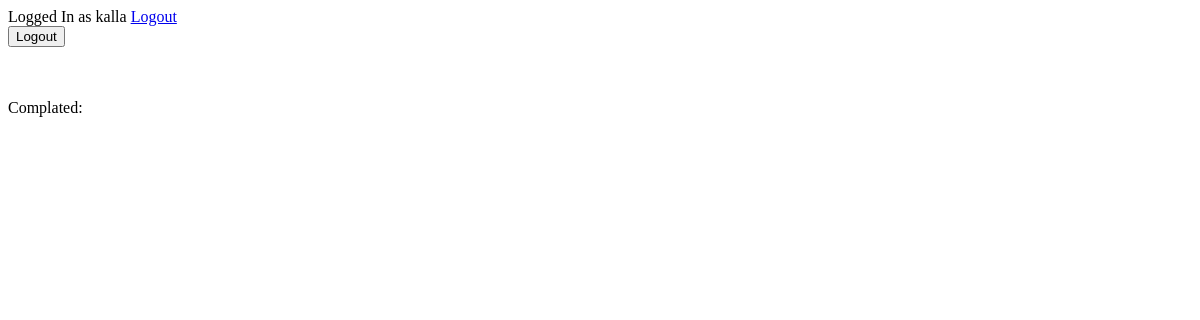
The page /completed/ (signed in) on the database as committed earlier.
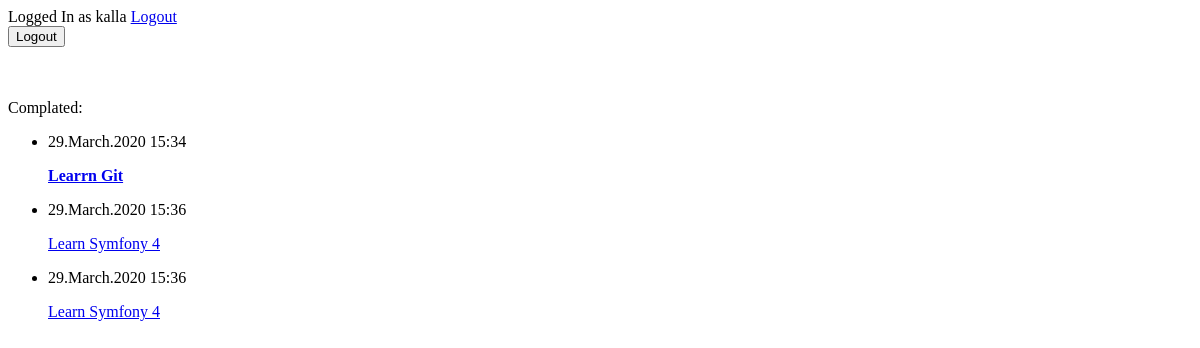
The same page on the database as committed later.
### todo/models.py (models this page shows, shortened)
class Todo(models.Model):
    title = models.CharField(max_length=100)
    memo = models.TextField(blank=True)
    created = models.DateTimeField(auto_now_add=True)
    datecompleted = models.DateTimeField(null=True, blank=True)
    important = models.BooleanField(default=False)
    user = models.ForeignKey(User, on_delete=models.CASCADE)

### todo/views.py (the view)
# urls.py: path('completed/', views.completedtodos, name='completedtodos'),
def completedtodos(request):
    todos = Todo.objects.filter(user=request.user, datecompleted__isnull=False)
    return render(request, 'todo/completedtodos.html', {'todos':todos})

### todo/templates/todo/completedtodos.html (shortened to what this page needs)
{% extends 'todo/base.html' %}
{% block content %}
Complated:
<ul>
  {% for todo in todos %}
    <li>
      <p>{{ todo.datecompleted|date:'d.F.Y H:i' }}  </p>
      <a href="{% url 'viewtodo' todo.id %}">
        {% if todo.important %}<b>{% endif %}{{ todo.title }}{% if todo.important %}</b>{% endif %}
      </a>
    </li>
  {% endfor %}
</ul>
{% endblock %}

Rows that differ between the two databases and show on the page:
now on this page (row edited): Todo: datecompleted "29.March.2020 15:34", title "Learrn Git"
added Todo: datecompleted "29.March.2020 15:36", title "Learn Symfony 4"
added Todo: datecompleted "29.March.2020 15:36", title "Learn Symfony 4"
